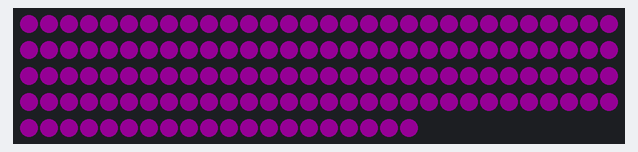
The sketch below on a simulated Arduino Uno, built with avr-gcc and run on an emulated ATmega328P. Shown: 140 RGB LEDs in strip order, left to right, continuing on the next row. Dim RGB values are drawn brighter than linear.

Above: at 0.15 s.
At 35.38 s:
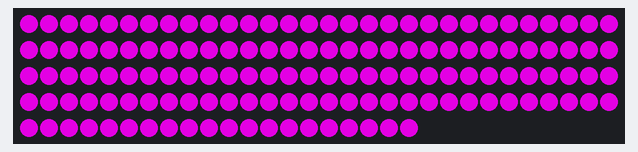

The sketch:

magenata.ino
```cpp
#include <FastLED.h>

#define LED_PIN     15   // Define the pin to which the LED strip is connected
#define NUM_LEDS    140  // Define the number of LEDs in your strip

CRGB leds[NUM_LEDS];

void setup() {
  FastLED.addLeds<WS2812, LED_PIN, GRB>(leds, NUM_LEDS);  // Define LED type and color order
}

void loop() {
  redGlowEffect(1);  // Adjust the value (10 in this case) to control the glow intensity
}

void redGlowEffect(int durationSeconds) {
  for (int i = 20; i < 256; ++i) {
    fill_solid(leds, NUM_LEDS, CRGB(i, 0, i));  // Set the color to magenta with varying intensity
    FastLED.show();
    delay(10);
  }

  for (int i = 255; i >= 20; --i) {
    fill_solid(leds, NUM_LEDS, CRGB(i, 0, i));  // Set the color to magenta with varying intensity
    FastLED.show();
    delay(10);
  }

  delay(durationSeconds * 10);  // Wait for the specified duration
}
```
